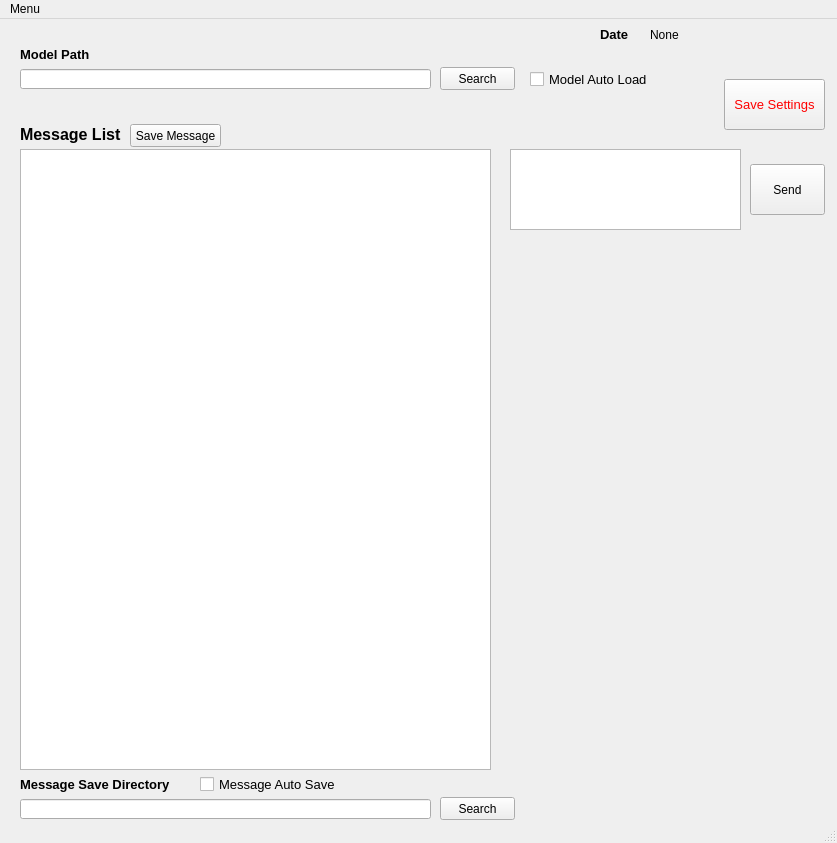
<?xml version="1.0" encoding="UTF-8"?>
<ui version="4.0">
 <class>MainWindow</class>
 <widget class="QMainWindow" name="MainWindow">
  <property name="geometry">
   <rect>
    <x>0</x>
    <y>0</y>
    <width>837</width>
    <height>843</height>
   </rect>
  </property>
  <property name="minimumSize">
   <size>
    <width>837</width>
    <height>843</height>
   </size>
  </property>
  <property name="windowTitle">
   <string>Movie Information Chatbot</string>
  </property>
  <widget class="QWidget" name="centralwidget">
   <widget class="QLabel" name="label">
    <property name="geometry">
     <rect>
      <x>20</x>
      <y>20</y>
      <width>81</width>
      <height>31</height>
     </rect>
    </property>
    <property name="font">
     <font>
      <pointsize>10</pointsize>
      <weight>75</weight>
      <bold>true</bold>
     </font>
    </property>
    <property name="text">
     <string>Model Path</string>
    </property>
   </widget>
   <widget class="QCheckBox" name="modelAutoLoadCheckBox">
    <property name="geometry">
     <rect>
      <x>530</x>
      <y>45</y>
      <width>121</width>
      <height>31</height>
     </rect>
    </property>
    <property name="font">
     <font>
      <pointsize>10</pointsize>
     </font>
    </property>
    <property name="text">
     <string>Model Auto Load</string>
    </property>
    <property name="checked">
     <bool>false</bool>
    </property>
   </widget>
   <widget class="QLabel" name="label_2">
    <property name="geometry">
     <rect>
      <x>20</x>
      <y>100</y>
      <width>111</width>
      <height>31</height>
     </rect>
    </property>
    <property name="font">
     <font>
      <pointsize>12</pointsize>
      <weight>75</weight>
      <bold>true</bold>
     </font>
    </property>
    <property name="text">
     <string>Message List</string>
    </property>
   </widget>
   <widget class="QLineEdit" name="modelPathTextBox">
    <property name="geometry">
     <rect>
      <x>20</x>
      <y>50</y>
      <width>411</width>
      <height>20</height>
     </rect>
    </property>
    <property name="readOnly">
     <bool>true</bool>
    </property>
   </widget>
   <widget class="QPushButton" name="modelSearchButton">
    <property name="geometry">
     <rect>
      <x>440</x>
      <y>48</y>
      <width>75</width>
      <height>23</height>
     </rect>
    </property>
    <property name="text">
     <string>Search</string>
    </property>
   </widget>
   <widget class="QTextEdit" name="messageListBox">
    <property name="geometry">
     <rect>
      <x>20</x>
      <y>130</y>
      <width>471</width>
      <height>621</height>
     </rect>
    </property>
    <property name="readOnly">
     <bool>true</bool>
    </property>
   </widget>
   <widget class="QTextEdit" name="sendMessageBox">
    <property name="geometry">
     <rect>
      <x>510</x>
      <y>130</y>
      <width>231</width>
      <height>81</height>
     </rect>
    </property>
   </widget>
   <widget class="QPushButton" name="sendMessageButton">
    <property name="geometry">
     <rect>
      <x>750</x>
      <y>145</y>
      <width>75</width>
      <height>51</height>
     </rect>
    </property>
    <property name="text">
     <string>Send</string>
    </property>
   </widget>
   <widget class="QLineEdit" name="messageSaveDirectoryTextBox">
    <property name="geometry">
     <rect>
      <x>20</x>
      <y>780</y>
      <width>411</width>
      <height>20</height>
     </rect>
    </property>
    <property name="readOnly">
     <bool>true</bool>
    </property>
   </widget>
   <widget class="QLabel" name="label_3">
    <property name="geometry">
     <rect>
      <x>20</x>
      <y>750</y>
      <width>161</width>
      <height>31</height>
     </rect>
    </property>
    <property name="font">
     <font>
      <pointsize>10</pointsize>
      <weight>75</weight>
      <bold>true</bold>
     </font>
    </property>
    <property name="text">
     <string>Message Save Directory</string>
    </property>
   </widget>
   <widget class="QCheckBox" name="messageAutoSaveCheckBox">
    <property name="geometry">
     <rect>
      <x>200</x>
      <y>750</y>
      <width>141</width>
      <height>31</height>
     </rect>
    </property>
    <property name="font">
     <font>
      <pointsize>10</pointsize>
     </font>
    </property>
    <property name="text">
     <string>Message Auto Save</string>
    </property>
    <property name="checked">
     <bool>false</bool>
    </property>
   </widget>
   <widget class="QPushButton" name="messageListSaveButton">
    <property name="geometry">
     <rect>
      <x>130</x>
      <y>105</y>
      <width>91</width>
      <height>23</height>
     </rect>
    </property>
    <property name="text">
     <string>Save Message</string>
    </property>
   </widget>
   <widget class="QPushButton" name="messageSaveDirectorySearchButton">
    <property name="geometry">
     <rect>
      <x>440</x>
      <y>778</y>
      <width>75</width>
      <height>23</height>
     </rect>
    </property>
    <property name="text">
     <string>Search</string>
    </property>
   </widget>
   <widget class="QLabel" name="label_4">
    <property name="geometry">
     <rect>
      <x>600</x>
      <y>0</y>
      <width>41</width>
      <height>31</height>
     </rect>
    </property>
    <property name="font">
     <font>
      <pointsize>10</pointsize>
      <weight>75</weight>
      <bold>true</bold>
     </font>
    </property>
    <property name="text">
     <string>Date</string>
    </property>
   </widget>
   <widget class="QLabel" name="dateLabel">
    <property name="geometry">
     <rect>
      <x>650</x>
      <y>6</y>
      <width>171</width>
      <height>20</height>
     </rect>
    </property>
    <property name="text">
     <string>None</string>
    </property>
   </widget>
   <widget class="QPushButton" name="saveSettingsButton">
    <property name="geometry">
     <rect>
      <x>724</x>
      <y>60</y>
      <width>101</width>
      <height>51</height>
     </rect>
    </property>
    <property name="font">
     <font>
      <pointsize>10</pointsize>
     </font>
    </property>
    <property name="styleSheet">
     <string notr="true">color:red</string>
    </property>
    <property name="text">
     <string>Save Settings</string>
    </property>
   </widget>
  </widget>
  <widget class="QMenuBar" name="menubar">
   <property name="geometry">
    <rect>
     <x>0</x>
     <y>0</y>
     <width>837</width>
     <height>21</height>
    </rect>
   </property>
   <widget class="QMenu" name="menuMenu">
    <property name="title">
     <string>Menu</string>
    </property>
    <addaction name="actionExit"/>
   </widget>
   <addaction name="menuMenu"/>
  </widget>
  <widget class="QStatusBar" name="statusbar"/>
  <action name="actionExit">
   <property name="text">
    <string>Exit</string>
   </property>
   <property name="font">
    <font>
     <pointsize>10</pointsize>
    </font>
   </property>
  </action>
 </widget>
 <resources/>
 <connections/>
</ui>
